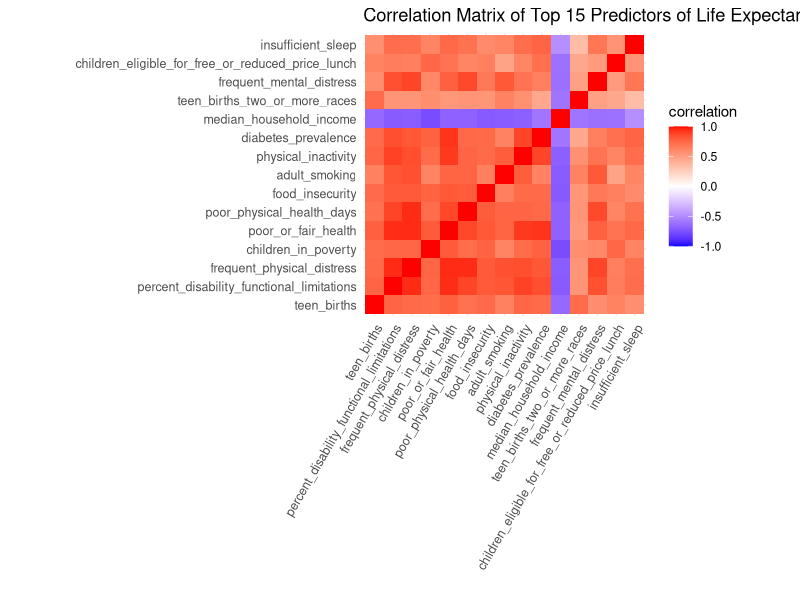
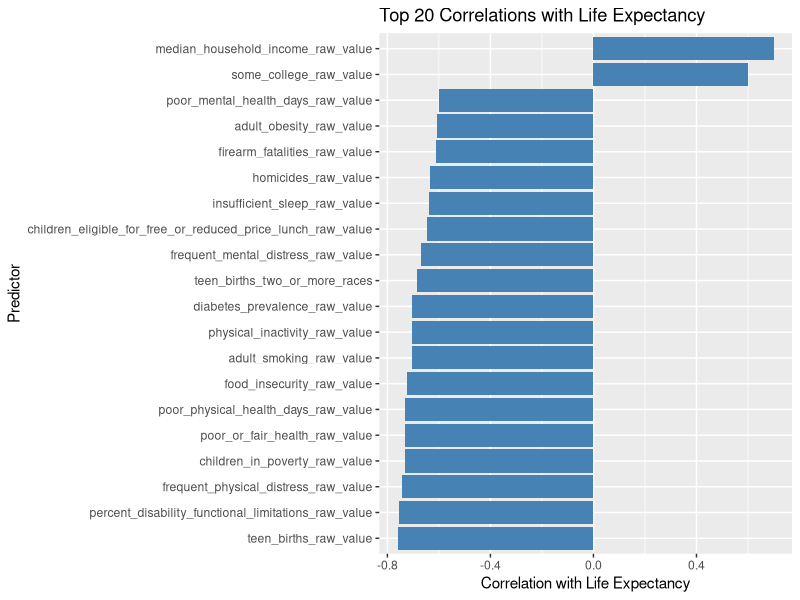
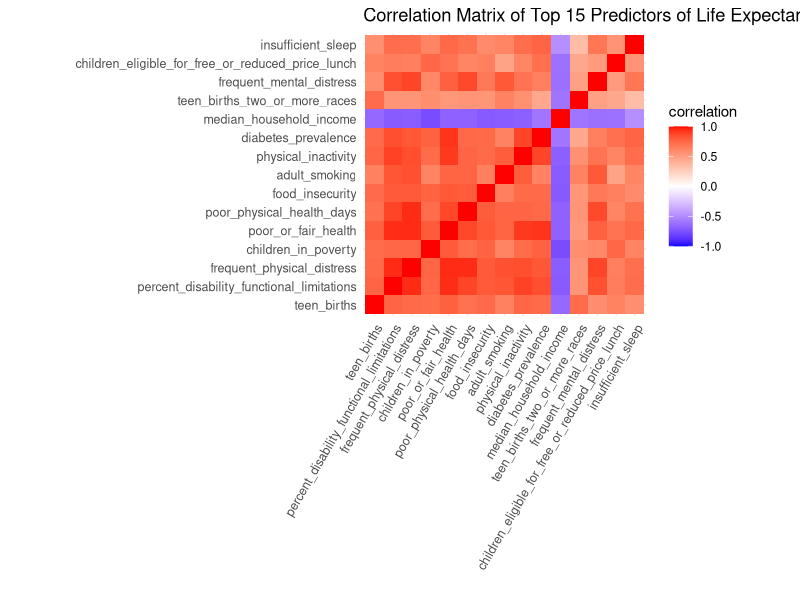

Reproduce these figures in R, in order.
# Strong Predictors for Life Expectancy
library('tidyverse')
library('stringr')

le_data <- read_csv("derived_data/chr_clean_full.csv", show_col_types = F)

outcome <- "life_expectancy_raw_value"

le_data <- le_data |>
  select(
    -state_fips_code,
    -county_fips_code,
    -x5_digit_fips_code,
    -state_abbreviation,
    -name
  ) |>
  # remove mortality variables EXCEPT outcome
  select(
    -matches("death|mortality|life_expectancy(?!_raw_value)", perl = TRUE)
  )

glimpse(le_data)

correlation <- le_data |>
  select(-all_of(outcome)) |>
  summarise(across(
    everything(),
    ~ cor(.x, le_data[[outcome]], use = "pairwise.complete.obs")
  )) |>
  pivot_longer(
    everything(),
    names_to = "variable",
    values_to = "correlation"
  ) |>
  arrange(desc(abs(correlation)))

correlation

# Look at the top 20
head(correlation, 20)

correlated_bar <- correlation |>
  slice(1:20) |>
  ggplot(aes(x = reorder(variable, correlation), y = correlation)) +
  geom_col(fill = "steelblue") +
  coord_flip() +
  labs(
    title = "Top 20 Correlations with Life Expectancy",
    x = "Predictor",
    y = "Correlation with Life Expectancy"
  )

ggsave("figures/correlated_bar.png", correlated_bar)


top_vars <- correlation |> slice(1:15) |> pull(variable)
predictors_small <- le_data |> select(all_of(top_vars))
corr_mat_small <- cor(predictors_small, use = "pairwise.complete.obs")


corr_long_small <- corr_mat_small |>
  as.data.frame() |>
  rownames_to_column("var1") |>
  pivot_longer(
    cols = -var1,
    names_to = "var2",
    values_to = "correlation"
  ) |>
  mutate(
    var1 = factor(var1, levels = unique(var1)),
    var2 = factor(var2, levels = unique(var2)),
    var1_label = str_wrap(gsub("_raw_value", "", var1), width = 10),
    var2_label = str_wrap(gsub("_raw_value", "", var2), width = 10)
  )

x_labs <- corr_long_small |>
  distinct(var1, var1_label) |>
  arrange(var1)

y_labs <- corr_long_small |>
  distinct(var2, var2_label) |>
  arrange(var2)

# make wrapped display labels (no _raw_value)
labs_tbl <- tibble(
  var = levels(corr_long_small$var1)
) |>
  mutate(
    label = stringr::str_wrap(gsub("_raw_value", "", var), width = 12)
  )

corr_heatmap_small <- ggplot(corr_long_small, aes(var1, var2, fill = correlation)) +
  geom_tile() +
  scale_fill_gradient2(
    low = "blue", mid = "white", high = "red",
    midpoint = 0, limits = c(-1, 1)
  ) +
  coord_fixed() +
  scale_x_discrete(
    breaks = labs_tbl$var,
    labels = labs_tbl$label
  ) +
  scale_y_discrete(
    breaks = labs_tbl$var,
    labels = labs_tbl$label
  ) +
  theme_minimal() +
  theme(
    axis.text.x = element_text(angle = 60, vjust = 1, hjust = 1, size = 9),
    axis.text.y = element_text(size = 9)
  ) +
  labs(x = "", y = "",
       title = "Correlation Matrix of Top 15 Predictors of Life Expectancy")

corr_heatmap_small


ggsave("figures/corr_heatmap_small.png", corr_heatmap_small, width = 9, height = 8)
